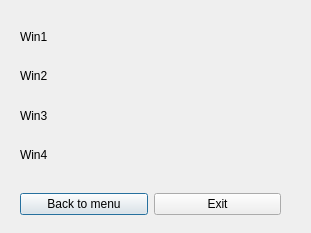
<?xml version="1.0" encoding="UTF-8"?>
<ui version="4.0">
 <class>WinDialog</class>
 <widget class="QDialog" name="WinDialog">
  <property name="geometry">
   <rect>
    <x>0</x>
    <y>0</y>
    <width>311</width>
    <height>233</height>
   </rect>
  </property>
  <property name="windowTitle">
   <string>Dialog</string>
  </property>
  <widget class="QWidget" name="verticalLayoutWidget">
   <property name="geometry">
    <rect>
     <x>20</x>
     <y>20</y>
     <width>271</width>
     <height>151</height>
    </rect>
   </property>
   <layout class="QVBoxLayout" name="verticalLayout">
    <item>
     <widget class="QLabel" name="Win_label_1">
      <property name="text">
       <string>Win1</string>
      </property>
     </widget>
    </item>
    <item>
     <widget class="QLabel" name="Win_label_2">
      <property name="text">
       <string>Win2</string>
      </property>
     </widget>
    </item>
    <item>
     <widget class="QLabel" name="Win_label_3">
      <property name="text">
       <string>Win3</string>
      </property>
     </widget>
    </item>
    <item>
     <widget class="QLabel" name="Win_label_4">
      <property name="text">
       <string>Win4</string>
      </property>
     </widget>
    </item>
   </layout>
  </widget>
  <widget class="QWidget" name="">
   <property name="geometry">
    <rect>
     <x>20</x>
     <y>190</y>
     <width>261</width>
     <height>29</height>
    </rect>
   </property>
   <layout class="QHBoxLayout" name="horizontalLayout">
    <item>
     <widget class="QPushButton" name="Back_to_menu_Button">
      <property name="text">
       <string>Back to menu</string>
      </property>
     </widget>
    </item>
    <item>
     <widget class="QPushButton" name="ExitButton">
      <property name="text">
       <string>Exit</string>
      </property>
     </widget>
    </item>
   </layout>
  </widget>
 </widget>
 <resources/>
 <connections>
  <connection>
   <sender>ExitButton</sender>
   <signal>clicked()</signal>
   <receiver>WinDialog</receiver>
   <slot>close()</slot>
   <hints>
    <hint type="sourcelabel">
     <x>234</x>
     <y>203</y>
    </hint>
    <hint type="destinationlabel">
     <x>293</x>
     <y>205</y>
    </hint>
   </hints>
  </connection>
  <connection>
   <sender>Back_to_menu_Button</sender>
   <signal>clicked()</signal>
   <receiver>WinDialog</receiver>
   <slot>hide()</slot>
   <hints>
    <hint type="sourcelabel">
     <x>43</x>
     <y>208</y>
    </hint>
    <hint type="destinationlabel">
     <x>17</x>
     <y>206</y>
    </hint>
   </hints>
  </connection>
 </connections>
</ui>
